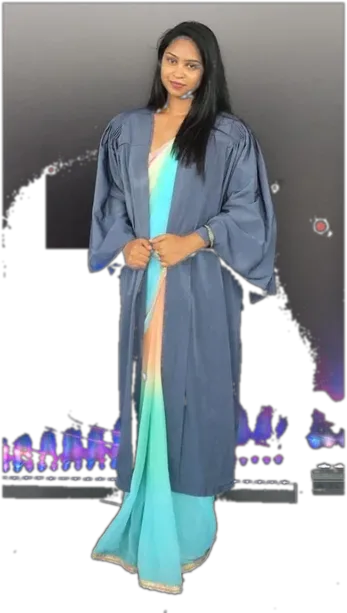
#> input picture assets/malika_portrait_nobg.webp, 347 x 613 px, shrunk from 499 x 882 before the run, given in place of media__1784917427498.jpg, which was not available
$ python refine_portrait_silhouette.py
#> lines starting #> are read from the running program, lines starting #| are printed output that depends on the picture; after the words box and inside, x2 and y2 are one past the last pixel; in counts of white or black regions, pixels touching at a corner belong together; pictures that were not available may be replaced by others from this repository, and a replacement may not be noted
import numpy as np
from PIL import Image, ImageFilter

src_path = 'C:/Users/Chami/.gemini/antigravity/brain/fc73a3f8-f23c-43b9-bbe5-2bc9e6bee1c5/.user_uploaded/media__1784917427498.jpg'
out_path = 'c:/Users/Chami/Downloads/Malika/assets/malika_portrait_nobg.png'

img = Image.open(src_path).convert("RGBA")
#> img is the input picture: PIL image 347x613 RGBA; mean R, G, B, A 71.8, 77.3, 82.2, 163.3
w, h = img.size
#> w = 347; h = 613
pixels = np.array(img, dtype=np.float32)

r = pixels[:, :, 0]
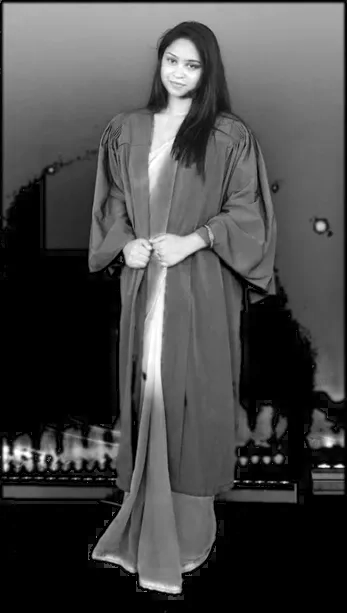
#> r: shape (613, 347) float32; min 0, max 255, mean 71.8
g = pixels[:, :, 1]
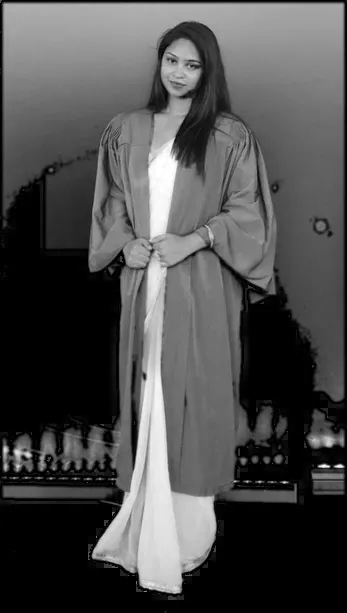
#> g: shape (613, 347) float32; min 0, max 255, mean 77.3
b = pixels[:, :, 2]
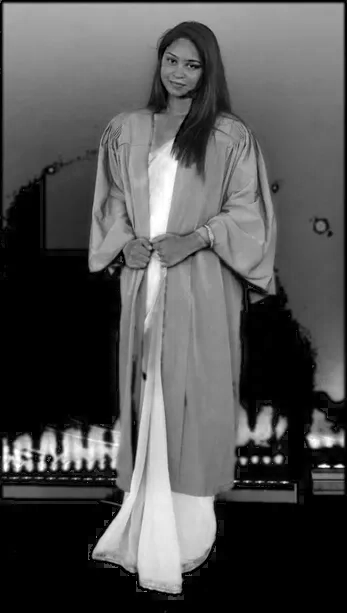
#> b: shape (613, 347) float32; min 0, max 255, mean 82.2

# Calculate luminance
lum = 0.299 * r + 0.587 * g + 0.114 * b
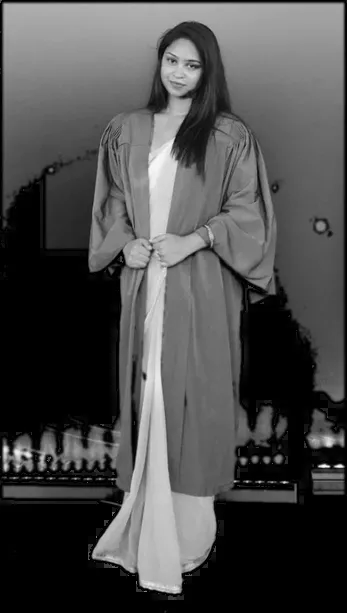
#> lum: shape (613, 347) float32; min 0, max 255, mean 76.2

# Create alpha mask initialized to 0
alpha = np.zeros((h, w), dtype=np.float32)

# Subject is centered horizontally: x between 25% and 75% of width
center_x_min = int(w * 0.26)
#> center_x_min = 90
center_x_max = int(w * 0.74)
#> center_x_max = 256
top_y = int(h * 0.08) # top of head
#> top_y = 49

for y in range(top_y, h):
    for x in range(center_x_min, center_x_max):
        pr, pg, pb, plum = r[y, x], g[y, x], b[y, x], lum[y, x]

        # Color signatures:
        # Saree: bright cyan/blue (G > 130 and B > 150) or rainbow peach (R > 160 and G > 120)
        is_saree = (pg > 135 and pb > 150) or (pr > 170 and pg > 130 and pb > 110)

        # Graduation Gown: slate blue-grey (B > R and G > 70 and plum > 45)
        is_gown = (pb > pr - 10) and (pg > 65) and (45 < plum < 170)

        # Skin (Face, arms, neck): R > G > B
        is_skin = (pr > 110) and (pg > 75) and (pr > pg) and (pg > pb)

        # Hair (Dark pixels near center top): plum < 40 and near head center
        dist_from_center = abs(x - w / 2.0)
        is_hair = (plum < 65) and (dist_from_center < w * 0.18) and (y < h * 0.45)

        if is_saree or is_gown or is_skin or is_hair:
            alpha[y, x] = 255.0
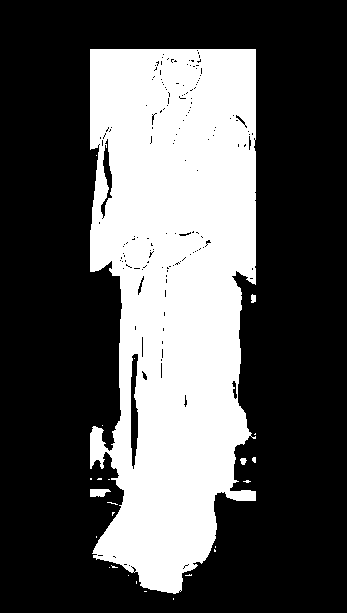
#> alpha: shape (613, 347) float32; 33.8% white; 25 white regions (20 under 20 px), largest, box (x1, y1, x2, y2) and area: (90, 49, 256, 594) 71591, (90, 489, 111, 497) 132, (251, 294, 256, 303) 38, (240, 458, 247, 465) 35, (252, 457, 256, 463) 20

# Apply morphological cleanup via Gaussian blur on alpha mask for smooth anti-aliased edge
alpha_img = Image.fromarray(alpha.astype(np.uint8), mode='L')
alpha_smooth = alpha_img.filter(ImageFilter.GaussianBlur(radius=1.5))

# Combine original RGB with smooth Alpha
nobg_img = Image.new("RGBA", (w, h), (0, 0, 0, 0))
#> nobg_img: PIL image 347x613 RGBA; every value is 0
nobg_img.paste(img, (0, 0), mask=alpha_smooth)
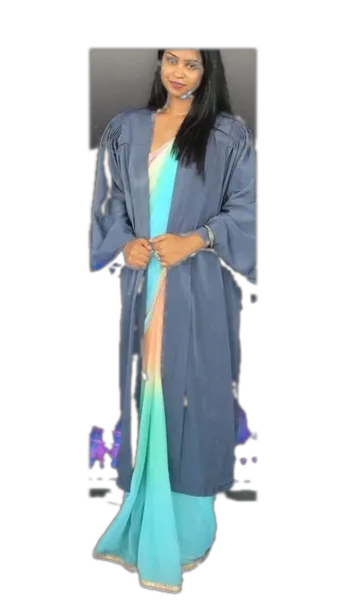
#> nobg_img: PIL image 347x613 RGBA; mean R, G, B, A 36.7, 43.5, 46.2, 84.6; transparent parts drawn white

# Crop tightly around subject standing posture
bbox = alpha_smooth.getbbox()
#> bbox = (86, 45, 260, 603)
if bbox:
    nobg_cropped = nobg_img.crop(bbox)
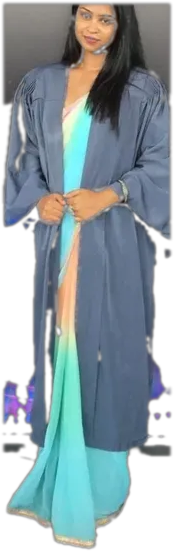
#> nobg_cropped: PIL image 174x558 RGBA; mean R, G, B, A 80.4, 95.4, 101.2, 185.4; transparent parts drawn white
else:
    nobg_cropped = nobg_img

nobg_cropped.save(out_path, "PNG")
print(f"Refined transparent portrait created -> {out_path} ({nobg_cropped.size})")
#| Refined transparent portrait created -> c:/Users/Chami/Downloads/Malika/assets/malika_portrait_nobg.png ((174, 558))
